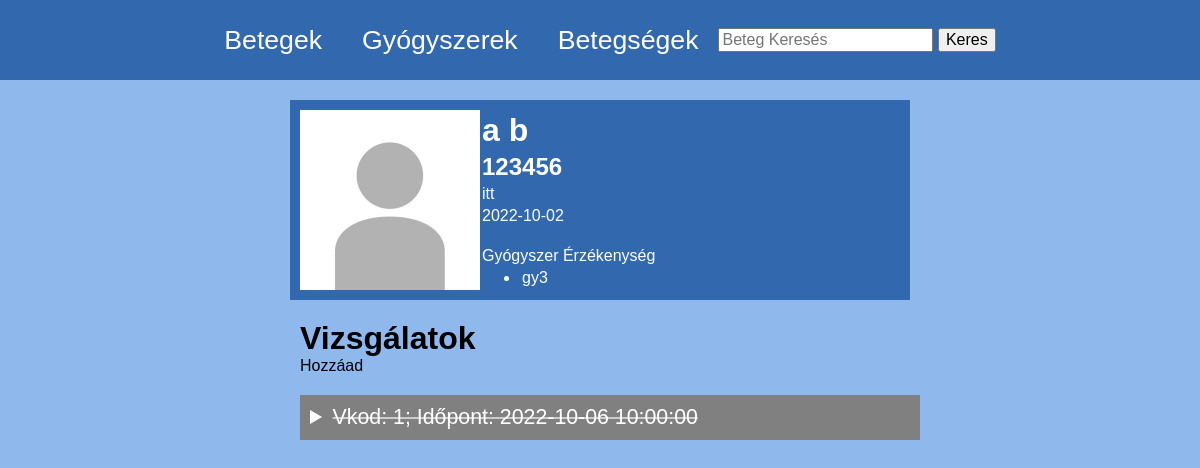
Page /beteg/123456 on the earlier database version.
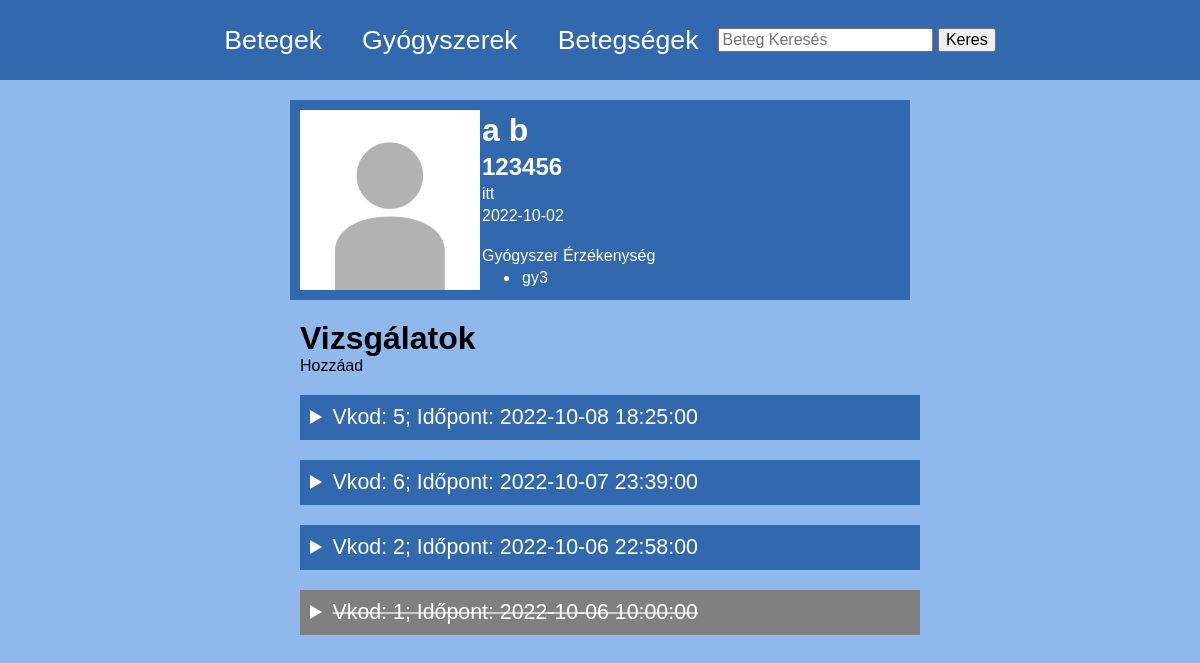
Same page on the later database version.
### server.py (models this page shows, shortened)
class Beteg(db.Model):
    TAJ = db.Column(db.Integer, primary_key=True, unique=True, autoincrement=True)
    nev = db.Column(db.String(30))
    lakcim = db.Column(db.String(255))
    szuletes = db.Column(db.Date)
    vizsgalatok = db.relationship("Vizsgalat", backref="beteg", order_by="desc(Vizsgalat.datum)")
    erzekenysegek = db.relationship("Erzekeny", backref="beteg")
    felirasok = db.relationship("Felir", backref="beteg")
    diagnosztizalasok = db.relationship("Diagnosztizal", backref="beteg")

class Erzekeny(db.Model):
    id = db.Column(db.Integer, primary_key=True)
    TAJ = db.Column(db.Integer, db.ForeignKey("beteg.TAJ"))
    gyogyszer_neve = db.Column(db.Integer, db.ForeignKey("gyogyszer.gyogyszer_neve"))

class Vizsgalat(db.Model):
    vkod = db.Column(db.Integer, primary_key=True)
    TAJ = db.Column(db.Integer, db.ForeignKey("beteg.TAJ"))
    datum = db.Column(db.DateTime)
    felirasok = db.relationship("Felir", backref="vizsgalat")
    diagnosztizalasok = db.relationship("Diagnosztizal", backref="vizsgalat")

### server.py (the view)
@app.route('/beteg/<taj>')
def beteg(taj):
    dtNow = time.time()
    beteg = Beteg.query.filter(Beteg.TAJ == taj).first()
    vizsgalatokq = Vizsgalat.query.filter(Vizsgalat.TAJ == taj).order_by(desc(Vizsgalat.datum)).all()
    erzekenysegek = Erzekeny.query.filter(Erzekeny.TAJ == taj).all()
    return render_template('beteg.html',dtNow=dtNow, beteg=beteg, vizsgalatokq=vizsgalatokq, erzekenysegek=erzekenysegek, Diagnosztizal=Diagnosztizal, Felir=Felir)

### server.py (called while the page is built)
@app.before_request
def showIp():
    print(request.headers.get('X-FORWARDED-FOR'))

@app.before_request
def fixAdmin():
    if request.path == "/admin":
        return redirect(f"{request.url_root}admin/")

@app.context_processor
def handle_context():
    return dict(session=session, db=db, datetime=datetime, reversed=reversed)

### templates/beteg.html (shortened to what this page needs)
<!DOCTYPE html>
<html lang="en">
<head>
    <link rel="stylesheet" href="../static/style.css">
</head>
<body>
    {%include 'navbar.html'%}
    <div class="betegCard">
        <div class="flexrow">
            <img src="../static/pfp.jpg" alt="pfp">
            <div class="flexcol">
                <h1>{{beteg.nev}}</h1>
                <h2>{{beteg.TAJ}}</h2>
                <p>{{beteg.lakcim}}</p>
                <p>{{beteg.szuletes}}</p>
                <br>
                <p>Gyógyszer Érzékenység</p>
                <ul>
                    {%for erzekeny in erzekenysegek%}
                    <li><p>{{erzekeny.gyogyszer_neve}}</p></li>
                    {%endfor%}
                </ul>
            </div>
        </div>
    </div>
    <div class="betegContainer">
        <h1 >Vizsgálatok</h1>
        <p class="text-button" onclick="openDialog('vizsgalat')">Hozzáad</p>
        {%for vizsgalat in beteg.vizsgalatok%}
        {%if dtNow < vizsgalat.datum.timestamp()%}
        <details>
            <summary>Vkod: {{vizsgalat.vkod}}; Időpont: {{vizsgalat.datum}}</summary>
        {%else%}
        <details style="background-color: gray;">
            <summary style="text-decoration: line-through rgba(255,255,255,0.6);">Vkod: {{vizsgalat.vkod}}; Időpont: {{vizsgalat.datum}}</summary>
        {%endif%}
            {%set diagnosztizaciok = Diagnosztizal.query.filter(Diagnosztizal.vkod == vizsgalat.vkod).all()%}
            {%set felirasok = Felir.query.filter(Felir.vkod == vizsgalat.vkod).all()%}
        </details>
        {%endfor%}
    </div>
</body>
</html>

### templates/navbar.html (shortened to what this page needs)
<head>
    <link rel="stylesheet" href="../static/style.css">
</head>
<div id="navbar">
    <a href="/" class="navlink">Betegek</a>
    <a href="/gyogyszerek" class="navlink">Gyógyszerek</a>
    <a href="/betegsegek" class="navlink">Betegségek</a>
    <form action="/betegSearch" id="searchForm">
        <input type="text" id="q" name="q" placeholder="Beteg Keresés">
        <input type="submit" value="Keres" />
    </form>
</div>

### static/style.css (style rules this page uses)
:root { --c-foreground: rgb(50, 104, 173); --c-background: rgb(143, 184, 237); }
html,body { width: 100vw; height: 100vh; margin: 0px; padding: 0px; overflow-x: hidden; }
body { background-color: var(--c-background); font-family: Arial, Helvetica, sans-serif; }
#navbar { height: 80px; width: 100vw; display: flex; flex-direction: row; align-items: center; justify-content: center; background-color: var(--c-foreground); }
#navbar a { font-size: 20pt; color: white; text-decoration: none; padding: 20px; }
#navbar input { font-size: 12pt; }
.betegCard, details { background-color: var(--c-foreground); color: white; font-size: 12pt; margin: 20px auto; padding: 10px; width: 50vw; }
summary { font-size: 16pt; cursor: pointer; }
ul { margin: 0px; }
.betegCard img { max-width: 200px; max-height: 200px; width: 30%; height: 30%; }
.betegCard h1, .betegCard h2, .betegCard p { padding: 2px; margin: 0px; }
.flexcol { display: flex; flex-direction: column; }
.flexrow { display: flex; flex-direction: row; }
.betegContainer { width: 50vw; margin: auto; }
.betegContainer h1 { margin: 0px; padding: 0px; }
.text-button { cursor: pointer; margin: 0px; padding: 0px; }

Differences in the rows shown:
added Vizsgalat: vkod "5", datum "2022-10-08 18:25:00"
added Vizsgalat: vkod "6", datum "2022-10-07 23:39:00"
added Vizsgalat: vkod "2", datum "2022-10-06 22:58:00"
